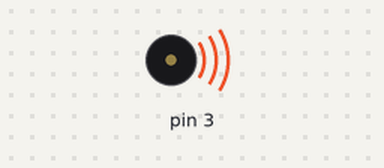
Simulated run of this sketch. Board: Arduino Uno, built with avr-gcc and run on an emulated ATmega328P. On the bench: buzzer (waves = sounding).

Above: at 0.1 s.
Timing chart, 0 to 3.0 s (numbered marks = the images above):
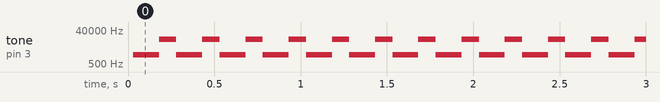

Measured:
- by itself, tone on pin 3: alternates 12200 Hz for 0.10 s and 1664 Hz for 0.15 s

The sketch:

doggy_test.ino
```cpp
void setup() {
  pinMode(3,OUTPUT);

}

void loop() {
 ruff();


}

void ruff() {
  uint16_t i;
  for(i=890; i<910; i+=2)
  {
    tone(3,i,3);           /// rrr
    delay(3);
    noTone(3);
  }
  tone(3,1664,150);     /// uuu
  delay(150);
  noTone(3);
  tone(3,12200,70);     /// fff
  delay(70);
  noTone(3);
}

void arf() {    // dog arf
  uint16_t i;
  tone(3,890,25);          // "a"    (short)
  delay(25);
  noTone(3);
  for(i=890; i<910; i+=2)    // "rrr"  (vary down)
  {
     tone(3,i,5);
     delay (5);
     noTone(3);
  }
  tone(3,4545,80);         // intermediate
  delay(80);
  noTone(3);

  tone(3,12200,70);        // "ff"   (shorter, hard to do)
  delay(70);
  noTone(3);
}
```
